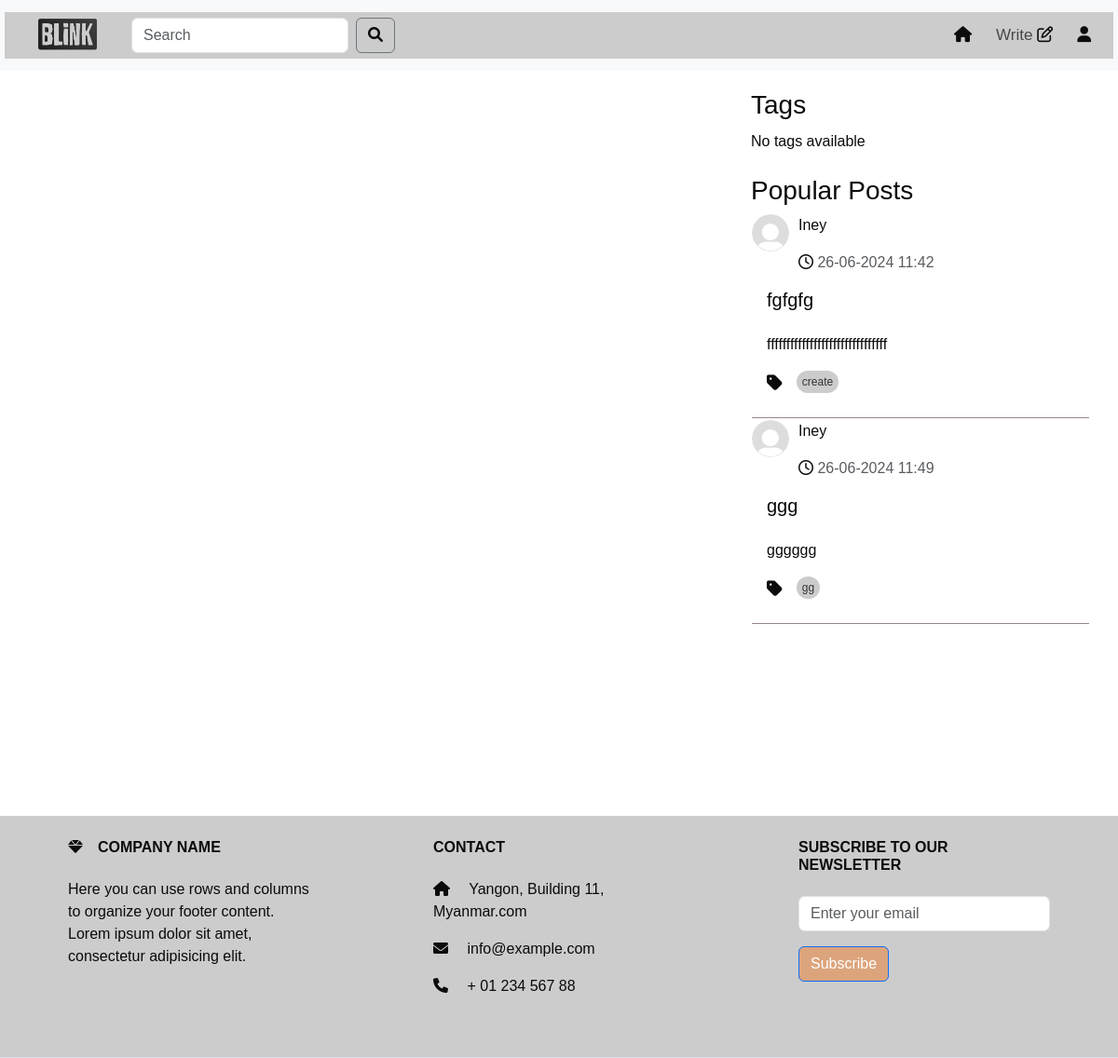
The app's page /search_result (signed in), older data.
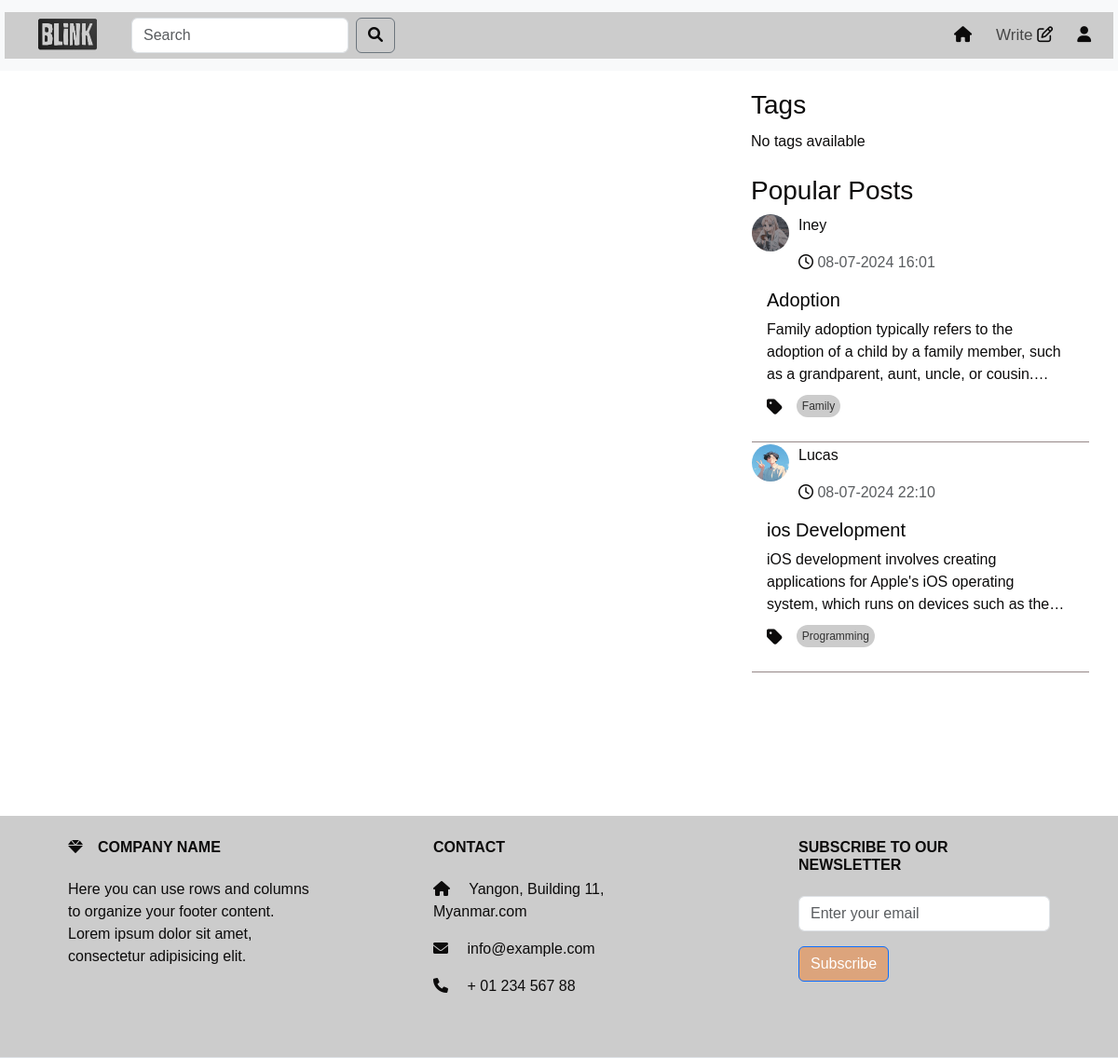
The same page, newer data.
### models.py (models this page shows, shortened)
class Post(db.Model):
    id = db.Column(db.Integer, primary_key=True)
    title = db.Column(db.Text())
    content = db.Column(db.Text())
    tag = db.Column(db.Text(), nullable=False)
    user_id = db.Column(db.Integer, db.ForeignKey('user.id'), nullable=False)
    created_date = db.Column(db.DateTime,default=datetime.datetime.now)
    likes = db.Column(db.Integer, default=0)
    meta = db.Column(db.Text, nullable=True)
    comments = db.relationship('Comment', backref='post',cascade="all, delete", lazy=True)

class User(UserMixin,db.Model):
    id = db.Column(db.Integer, primary_key=True)
    username = db.Column(db.String(50), unique=True)
    email =db.Column(db.String(50), unique=True)
    password = db.Column(db.String(100))
    bio = db.Column(db.String(50))
    profile_picture = db.Column(db.String(250))
    posts = db.relationship('Post', backref='author', lazy=True)
    comments = db.relationship('Comment', backref='author', lazy=True)

### route.py (the view)
@app.route('/search_result',methods=['GET', 'POST'])
@login_required
def search_result(limit=2):
     forms=SearchForm()
     query = forms.search.data
     popular_posts = Post.query.order_by(Post.likes.desc()).limit(limit).all()
     if forms.validate_on_submit():
         search_results = Post.query.filter(Post.title.ilike(f'%{query}%')).all()
         return render_template('search_results.html' , search_results =search_results ,popular_posts = popular_posts) # or what you wanto
     return render_template("search_results.html", post=post ,form=forms,popular_posts = popular_posts)

### forms.py
class SearchForm(FlaskForm):
    search = StringField('Search ', validators=[DataRequired()])
    submit = SubmitField('Search')

### route.py (called while the page is built)
@login_manager.user_loader
def loader_user(user_id):
    return User.query.get(user_id)

### templates/search_results.html (shortened to what this page needs)
<!DOCTYPE html>
<html lang="en">
  <head>
    <link
      href="https://cdn.jsdelivr.net/npm/bootstrap@5.3.3/dist/css/bootstrap.min.css"
      rel="stylesheet"
    />
    <link
      href="https://cdnjs.cloudflare.com/ajax/libs/font-awesome/6.0.0-beta3/css/all.min.css"
      rel="stylesheet"
    />
    <link rel="stylesheet" href="/static/home.css" />
    <link rel="stylesheet" href="/static/topnav.css" />
  </head>
  <body>
    {% include 'topnav.html' %}
    <div class="container">
      <div class="row">
        <div class="col-sm-8">
        </div>
        {% include 'sidenav.html' %}
      </div>
    </div>
    {% include 'footer.html' %}
  </body>
</html>

### templates/topnav.html (shortened to what this page needs)
<nav class="navbar navbar-expand-lg navbar-light bg-light">
  <div class="container-fluid">
    <a class="nav-link" href="{{ url_for('home') }}">
      <img class="image" src="/static/image/logo.png" alt="Logo"
    /></a>
    <div class="collapse navbar-collapse" id="navbarSupportedContent">
      <form class="d-flex" method="POST">
        <input
          class="form-control form-control-md w-100 me-2"
          type="search"
          placeholder="Search"
          aria-label="Search"
          name="search"
        />
        <button class="btn btn-outline-secondary" type="submit">
          <i class="fa-solid fa-magnifying-glass"></i>
        </button>
      </form>
      <ul class="navbar-nav ms-auto mb-2 mb-lg-0" style="gap: 10px">
        <li class="nav-item">
          <a
            class="nav-link active"
            aria-current="page"
            href="{{ url_for('home') }}"
            ><i class="fa-solid fa-house"></i
          ></a>
        </li>
        <li class="nav-item">
          <a class="nav-link" href="{{ url_for('post') }}"
            >Write <i class="fa-regular fa-pen-to-square"></i
          ></a>
        </li>
        <li class="nav-item">
          <a
            class="nav-link"
            href="{{ url_for('profile',user_id=current_user.id) }}"
            ><i class="fa-solid fa-user"></i
          ></a>
        </li>
      </ul>
    </div>
  </div>
</nav>

### templates/sidenav.html (shortened to what this page needs)
<!DOCTYPE html>
<html lang="en">
  <head>
    <link
      href="https://cdn.jsdelivr.net/npm/bootstrap@5.3.3/dist/css/bootstrap.min.css"
      rel="stylesheet"
    />
    <link
      href="https://cdnjs.cloudflare.com/ajax/libs/font-awesome/6.0.0-beta3/css/all.min.css"
      rel="stylesheet"
    />
    <link
      rel="stylesheet"
      href="https://cdnjs.cloudflare.com/ajax/libs/font-awesome/5.15.4/css/all.min.css"
    />
    <link
      href="https://cdnjs.cloudflare.com/ajax/libs/font-awesome/6.0.0-beta3/css/all.min.css"
      rel="stylesheet"
    />
    <link rel="stylesheet" href="/static/home.css" />
  </head>
  <body>
    <div class="col-sm-4" id="right-column">
      <div class="tags-section">
        <h3>Tags</h3>
        <div class="tags-container">
          {% if tags %} {% for tag in tags %}
          <a href="{{ url_for('home_tag',tag=tag ) }}" class="tag">{{ tag }}</a>
          {% endfor %} {% else %}
          <p>No tags available</p>
          {% endif %}
        </div>
      </div>
      <div class="mt-4">
        <h3>Popular Posts</h3>
        {% for popular_post in popular_posts %}
        <div class="card">
          <div>
            <div class="profile-image">
              <a
                class="nav-link"
                href="{{ url_for('profile',user_id=popular_post.user_id) }}"
                ><img
                  src="{{ url_for('static', filename='/photo/user_profile/'+popular_post.author.profile_picture) }}"
                  width="60"
                  height="60"
                  alt=""
              /></a>
              <div style="width: 300px">
                <p id="name">
                  <a
                    class="nav-link"
                    href="{{ url_for('profile',user_id=popular_post.user_id) }}"
                    >{{popular_post.author.username}}</a
                  >
                </p>
                <p class="text-muted mb-0">
                  <i class="fa-regular fa-clock"></i>
                  {{popular_post.created_date.strftime('%d-%m-%Y %H:%M')}}
                </p>
              </div>
            </div>
          </div>
          <div class="card-body">
            <a
              class="nav-link"
              href="{{ url_for('full_post',post_id=popular_post.id) }}"
            >
              <h5 class="card-title" id="popular">{{popular_post.title}}</h5>
              <p class="card-text" id="card-description">
                {{popular_post.meta |safe }}
              </p>
              <div class="tags-container">
                <ul class="list-group list-group-horizontal">
                  <i class="fas fa-tag"></i>
                  <a
                    href="{{ url_for('home_tag',tag=popular_post.tag ) }}"
                    class="tag"
                    >{{popular_post.tag}}</a
                  >
                </ul>
              </div>
            </a>
          </div>
          <div class="card-end" style="border-bottom: #958787 solid 1px"></div>
        </div>
        {% endfor %}
      </div>
    </div>
  </body>
</html>

### templates/footer.html
<footer
  class="d-flex justify-content-center justify-content-lg-between p-4 border-bottom"
>
  <div class="footer text-center text-md-start">
    <div class="row">
      <div class="col-md-4 col-lg-4 col-xl-3 mx-auto mb-4">
        <h6 class="text-uppercase fw-bold mb-4">
          <i class="fas fa-gem me-3"></i>Company name
        </h6>
        <p>
          Here you can use rows and columns to organize your footer content.
          Lorem ipsum dolor sit amet, consectetur adipisicing elit.
        </p>
      </div>
      <div class="col-md-4 col-lg-4 col-xl-3 mx-auto mb-4">
        <h6 class="text-uppercase fw-bold mb-4">Contact</h6>
        <p><i class="fas fa-home me-3"></i> Yangon, Building 11, Myanmar.com</p>
        <p><i class="fas fa-envelope me-3"></i> info@example.com</p>
        <p><i class="fas fa-phone me-3"></i> + 01 234 567 88</p>
      </div>
      <div class="col-md-4 col-lg-4 col-xl-3 mx-auto mb-4">
        <h6 class="text-uppercase fw-bold mb-4">Subscribe to our Newsletter</h6>
        <form>
          <div class="mb-3">
            <input
              type="email"
              class="form-control"
              placeholder="Enter your email"
            />
          </div>
          <button
            type="submit"
            class="btn btn-primary"
            style="background-color:  #DCA47C"
          >
            Subscribe
          </button>
        </form>
      </div>
    </div>
  </div>
</footer>

### static/home.css (style rules this page uses)
* { color: #0c0b0b; font-family: sans-serif; margin: 0; padding: 0; box-sizing: border-box; }
.container { background: #fff; padding: 0; margin-top: 0; z-index: 1; }
.container-fluid { height: 50px; color: black; text-align: center; padding: 14px 16px; text-decoration: none; font-size: 17px; background: #ccc; font-weight: 200px; z-index: 2; margin: 5px; }
.card { color: #070707; border-color: #ffffff; background-color: #ffffff; }
.profile-image { margin-right: 10px; }
.profile-image img { border-radius: 50%; width: 40px; height: 40px; }
.card-body { background-color: #ffffff; }
.card-text { overflow: hidden; text-overflow: ellipsis; display: -webkit-box; -webkit-line-clamp: 3; -webkit-box-orient: vertical; transition: -webkit-line-clamp 0.5s ease; }
.profile-image { float: left; display: flex; justify-content: center; margin-right: 1rem; }
.profile-image img { border-radius: 50%; }
#right-column { position: -webkit-sticky; position: sticky; top: 0; height: 100vh; overflow-y: auto; padding-top: 20px; }
footer { width: 100%; color: #eee; padding: 10px; text-align: center; z-index: 100; }
ul { display: flex; }
#right-column { position: -webkit-sticky; position: sticky; top: 0; height: 100vh; overflow-y: hidden; padding-top: 20px; z-index: 1; }
.tags-container { margin-top: 10px; }
.fa-tag { font-size: 1.2em; margin-right: 5px; vertical-align: middle; }
.tags-container .tag { background-color: #ccc; color: #333; padding: 3px 6px; margin-right: 10px; border-radius: 20px; text-decoration: none; font-size: 12px; display: inline-block; }

### static/topnav.css (style rules this page uses)
* { color: #0c0b0b; font-family: sans-serif; margin: 0; padding: 0; box-sizing: border-box; }
.container { background: #fff; padding: 0; margin-top: 0; z-index: 1; }
.container-fluid { color: black; text-align: center; padding: 14px 16px; text-decoration: none; font-size: 17px; background: #ccc; font-weight: 200px; z-index: 2; margin: 5px; }
.navbar { position: sticky; top: 0; height: auto; padding-top: 0px; padding-bottom: 0px; z-index: 2; }
.navbar { position: sticky; top: 0; width: 100%; z-index: 1000; }
.d-flex { padding-left: 20px; background-color: #ccc; }
.text-center { background: linear-gradient(to left, #ccc 0%, #ccc 100%); }
.row a { border-radius: 15%; margin-bottom: 10px; margin-right: 10px; }
.image { height: 80px; width: 100px; }
#navbarSupportedContent { background: linear-gradient(to left, #ccc 0%, #ccc 100%); }

### templates/search_results.html (style rules this page uses)
#right-column { position: -webkit-sticky; position: sticky; top: 0; height: 100vh; overflow-y: auto; padding-top: 20px; }

Row changes from the older to the newer data that the page shows:
removed Post: profile_picture (placeholder picture), author.username "Iney", created_date "26-06-2024 11:42", title "fgfgfg", meta "fffffffffffffffffffffffffffffff", tag "create"
removed Post: profile_picture (placeholder picture), author.username "Iney", created_date "26-06-2024 11:49", title "ggg", meta "gggggg", tag "gg"
added Post: profile_picture (picture), author.username "Iney", created_date "08-07-2024 16:01", title "Adoption", meta "Family adoption typically refers to the adoption of a child by a family member, such as a grandparent, aunt, uncle, or…", tag "Family"
added Post: profile_picture (picture), author.username "Lucas", created_date "08-07-2024 22:10", title "ios Development", meta "iOS development involves creating applications for Apple's iOS operating system, which runs on devices such as…", tag "Programming"
